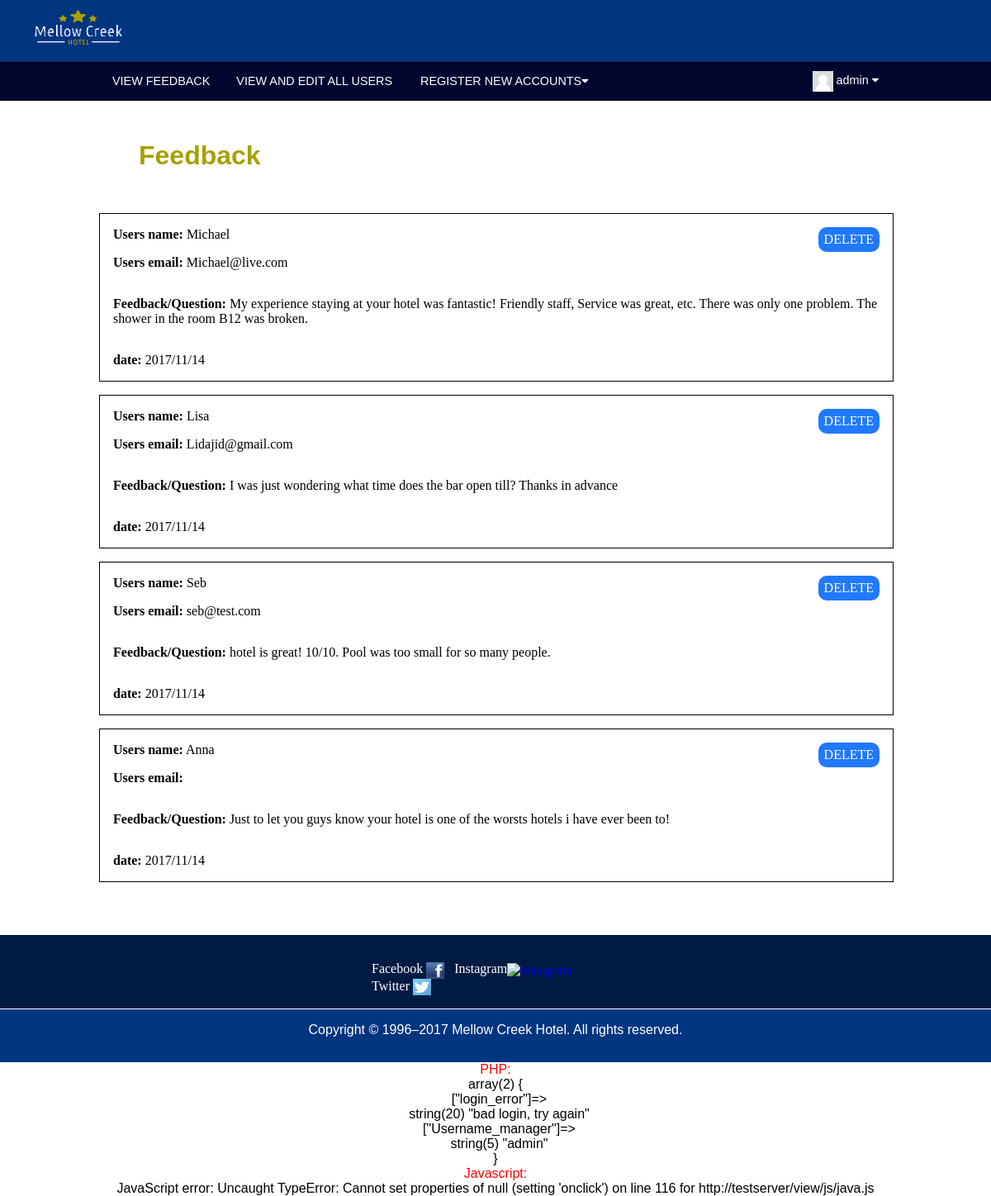
Page /view/html/viewfeedback.php (signed in) on the committed database.
### tables this page shows
CREATE TABLE `feedbacktbl` (
  `feedbackid` int(255) NOT NULL,
  `name` varchar(255) NOT NULL,
  `Email` varchar(255) NOT NULL,
  `feedback` varchar(500) NOT NULL,
  `date` varchar(10) NOT NULL
);

### model/dbfunc.php (called while the page is built, shortened)
<?php
function selectData($table, $conditions = array()){
  GLOBAL $conn;
  $sql = 'SELECT';
  $sql .= array_key_exists("select", $conditions)?$conditions['select']:'*';
  $sql .= 'FROM '.$table;
  if(array_key_exists("order_by",$conditions)){
    $sql .= ' ORDER BY '.$conditions['order_by'];
  }
  $query = $conn->prepare($sql);
  $data= $query->execute();
 if(array_key_exists("return_type",$conditions) && $conditions['return_type'] != 'all'){
     switch($conditions['return_type']){
       case 'count':
           $data = $query->rowCount();
           break;
       case 'single':
           $data = $query->fetch(PDO::FETCH_ASSOC);
           break;
       default:
           $data = '';
     }
 }else{
    if($query->rowCount() > 0){
        $data = $query->fetchAll();
    }
    return $data;
  }
 return $data;
}
?>

### view/html/viewfeedback.php (the view, shortened to what this page needs)
<?php
     require_once("../../model/db.php");
     require_once("../../model/dbfunc.php");
   ?>
<!DOCTYPE html>
   <html>
   <head>
   </head>
   <body>
     <div id="header">
       <img src="../images/logo2.png" alt="logo">
     </div>
   <div id="container">
     <article>
       <h1 class="heading" style="padding-bottom:1.5em;">Feedback</h1>
<?php
$table = selectData( 'feedbacktbl', array('order_by' => 'feedbackid' ));
if ( !empty($table) ) {
  foreach ( $table as $user ) {
?>
<div id="feedbackadmin">
  <div class="deletebtnsec">
  <a class="deleteEvent"  href='../../Controller/Deleteprocess.php?action_type=feedback&feedbackid=<?php echo $user['feedbackid'];?>'>DELETE</a>
</div>
  <p class="adminfeedback"><strong>Users name:</strong> <?php echo $user['name']; ?></p>
  <p class="adminfeedback" style="margin-bottom:2em;"><strong>Users email:</strong> <?php echo $user['Email'];?> </p>
  <p class="adminfeedback" style="margin-bottom:2em;" ><strong>Feedback/Question:</strong> <?php echo $user['feedback'];?> </p>
  <p class="adminfeedback"><strong>date:</strong> <?php echo $user['date'];?> </p>
</div>
<?php
  }
}
?>
     </article>
     </div>
   </body>
   </html>

### view/css/ds8.css (style rules this page uses)
html, body, div, span, applet, object, iframe, h1, h2, h3, h4, h5, h6, p, blockquote, pre, a, abbr, acronym, address, big, cite, code, del, dfn, em, img, ins, kbd, q, s, samp, small, strike, strong, sub, sup, tt, var, b, u, i, center, dl, dt, dd, ol, ul, li, fieldset, form, label, legend, table, caption, tbody, tfoot, thead, tr, th, td, article, aside, canvas, details, embed, figure, figcaption, footer, header, hgroup, menu, nav, output, ruby, section, summary, time, mark, audio, video { margin: 0; padding: 0; border: 0; font-size: 100%; font: inherit; vertical-align: baseline; }
html { background-color: white; }
strong { font-weight: bold; }
article { width: 80%; height: auto; background-color: white; margin: 0 auto; padding-bottom: 3em; }
footer { padding-top: 2em; background-color: #001b42; color: white; width: 100%; bottom: 0; }
h1 { font-family: sans-serif; }
#debug { text-align: center; font-family: sans-serif; }
.phpdebug { color: red; }
ul { background: #00062D; background: -webkit-linear-gradient(#00062D, #00062D); background: -o-linear-gradient(#00062D, #00062D); background: -moz-linear-gradient(#00062D, #00062D); background: linear-gradient(#00062D, #00062D); width: 100%; height: auto; order: 2; margin: 0 auto; display: flex; border-top: 1px groove black; border-bottom: 1px groove black; }
#ulconteent { width: 60%; margin-left: 10%; height: auto; background: #00062D; background: -webkit-linear-gradient(#00062D, #00062D); background: -o-linear-gradient(#00062D, #00062D); background: -moz-linear-gradient(#00062D, #00062D); background: linear-gradient(#00062D, #00062D); float: left; display: flex; }
li { height: auto; overflow: hidden; }
li a { color: white; text-align: center; padding: 14px 16px; text-decoration: none; font-family: Arial, Helvetica, sans-serif; font-size: 0.9em; float: left; }
.iconProfile { display: inline; align-items:center; }
.iconProfile img { height: 25px; width: 25px; vertical-align:middle; }
h1.heading { display: block; font-size: 2em; margin-top: 1.5em; margin-bottom: 0.1em; margin-left: 0; margin-right: 0; font-weight: bold; padding-left: 1.5em; color: #A6A100; }
p.footer { font-family: Arial, Helvetica, sans-serif; margin-left: 15%; margin-right: 15%; margin-bottom: 1em; font-family: Arial, Helvetica, sans-serif; }
p.icontxt { display: inline; color: white; }
#container { width: 100%; height: auto; display: flex; background-color: white; }
#header { background-color: #003580; color: white; width: 100%; height: auto; order: 1; margin: 0 auto; }
#header img { padding: 0.5em; padding-left: 2em; height: 55px; width: 125px; }
#footerextra { background-color: #003580; height: 3em; padding-top: 1em; border-top: solid 1px white; }
#footerlinks { padding-top: 2em; width: 100%; height: auto; }
.footericons { width: 25%; height: auto; background-color: #001b42; align-items: center; margin: 0 auto; padding-bottom: 1em; }
.icon { display: inline; }
.icon img { height: 20px; width: 22px; margin-right: 0.5em; vertical-align:middle; }
.icon a:link { text-decoration: none; }
a.deleteEvent { text-align: center; text-decoration: none; color: white; background-color: #2079FE; border-radius: 10px; padding: 6px 7px; float: right; }
.dropdown { float: right; overflow: hidden; right: 0; }
.navright { float: right; width: 20%; margin-right: 10%; background-color: #00062D; }
.dropdown .dropbtn { font-size: 0.9em; border: none; outline: none; color: black; padding: 10px 16px; background-color: inherit; color: white; cursor:pointer; }
#feedbackadmin { width: 100%; height: auto; border: 1px solid black; margin-bottom: 1em; }
p.adminfeedback { width: 100%; margin: 1em; }
.deletebtnsec { width: 50%; float: right; margin: 1em; }

### rows in the picture
feedbacktbl: name "Michael", Email "Michael@live.com", feedback "My experience staying at your hotel was fantastic! Friendly staff, Service was great, etc. There was only one problem. The shower in the room B12 was broken.", date "2017/11/14"
feedbacktbl: name "Lisa", Email "Lidajid@gmail.com", feedback "I was just wondering what time does the bar open till? Thanks in advance", date "2017/11/14"
feedbacktbl: name "Seb", Email "seb@test.com", feedback "hotel is great! 10/10. Pool was too small for so many people.", date "2017/11/14"
feedbacktbl: name "Anna", feedback "Just to let you guys know your hotel is one of the worsts hotels i have ever been to!", date "2017/11/14"
